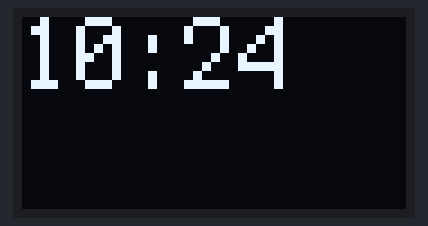
A program run on a simulated Raspberry Pi Pico running CircuitPython. Shown: 128×64 one-colour display. The clock reads 2024-03-15 10:24:30 at power-on unless the program sets it; what the program prints to the serial console is not drawn.

Above: at 0.1 s.
At 60.1 s:
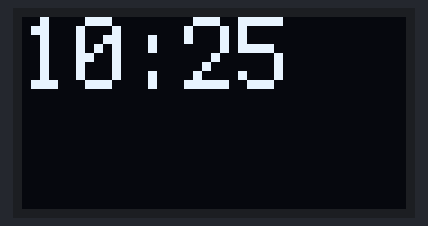
At 120.1 s:
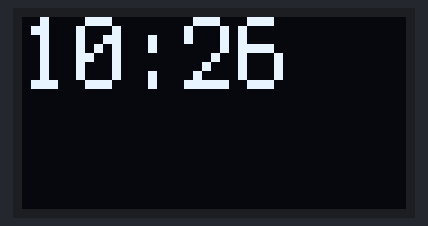

Measured:
- what the display in image 0 shows lasts 60.0 s, from 0.0 s to 60.0 s

The program:

code.py
```python
import time
import board
import busio
import displayio
import terminalio
import adafruit_ds3231
from adafruit_display_text import label
import adafruit_displayio_ssd1306

print("START")

# setup oled
i2c_oled = busio.I2C(board.GP27, board.GP26)

displayio.release_displays()

display_bus = displayio.I2CDisplay(i2c_oled, device_address=60)
display = adafruit_displayio_ssd1306.SSD1306(display_bus, width=128, height=64)

text_group = displayio.Group(max_size=10, scale=3, x=0, y=0)

# setup rtc
i2c_rtc = busio.I2C(board.GP17, board.GP16)
rtc = adafruit_ds3231.DS3231(i2c_rtc)

while True:
    t = rtc.datetime
    text = "{}:{:02}".format(t.tm_hour, t.tm_min)
    text_area = label.Label(terminalio.FONT, text=text, color=0xFFFFFF, x=0, y=4)
    text_group.append(text_area)
    display.show(text_group)
    time.sleep(60)
    text_group.pop()
```
